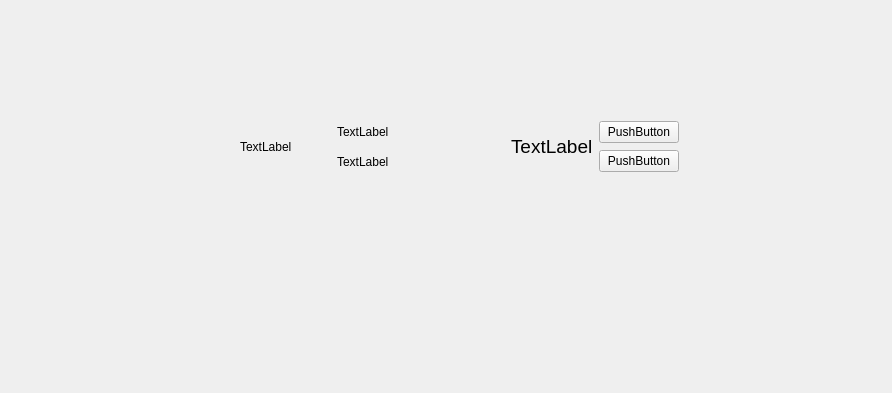
<?xml version="1.0" encoding="UTF-8"?>
<ui version="4.0">
 <class>BookCardWidget</class>
 <widget class="QWidget" name="BookCardWidget">
  <property name="geometry">
   <rect>
    <x>0</x>
    <y>0</y>
    <width>892</width>
    <height>393</height>
   </rect>
  </property>
  <property name="windowTitle">
   <string>Form</string>
  </property>
  <widget class="QWidget" name="layoutWidget">
   <property name="geometry">
    <rect>
     <x>240</x>
     <y>120</y>
     <width>439</width>
     <height>53</height>
    </rect>
   </property>
   <layout class="QHBoxLayout" name="horizontalLayout_2">
    <item>
     <layout class="QHBoxLayout" name="horizontalLayout">
      <item>
       <widget class="QLabel" name="coverLabel">
        <property name="text">
         <string>TextLabel</string>
        </property>
       </widget>
      </item>
      <item>
       <spacer name="horizontalSpacer_2">
        <property name="orientation">
         <enum>Qt::Orientation::Horizontal</enum>
        </property>
        <property name="sizeHint" stdset="0">
         <size>
          <width>40</width>
          <height>20</height>
         </size>
        </property>
       </spacer>
      </item>
      <item>
       <layout class="QVBoxLayout" name="verticalLayout">
        <item>
         <widget class="QLabel" name="titleLabel">
          <property name="text">
           <string>TextLabel</string>
          </property>
         </widget>
        </item>
        <item>
         <widget class="QLabel" name="authorLabel">
          <property name="text">
           <string>TextLabel</string>
          </property>
         </widget>
        </item>
       </layout>
      </item>
      <item>
       <spacer name="horizontalSpacer_4">
        <property name="orientation">
         <enum>Qt::Orientation::Horizontal</enum>
        </property>
        <property name="sizeHint" stdset="0">
         <size>
          <width>40</width>
          <height>20</height>
         </size>
        </property>
       </spacer>
      </item>
      <item>
       <spacer name="horizontalSpacer_3">
        <property name="orientation">
         <enum>Qt::Orientation::Horizontal</enum>
        </property>
        <property name="sizeHint" stdset="0">
         <size>
          <width>40</width>
          <height>20</height>
         </size>
        </property>
       </spacer>
      </item>
      <item>
       <spacer name="horizontalSpacer">
        <property name="orientation">
         <enum>Qt::Orientation::Horizontal</enum>
        </property>
        <property name="sizeHint" stdset="0">
         <size>
          <width>40</width>
          <height>20</height>
         </size>
        </property>
       </spacer>
      </item>
      <item>
       <widget class="QLabel" name="priceLabel">
        <property name="font">
         <font>
          <pointsize>14</pointsize>
         </font>
        </property>
        <property name="text">
         <string>TextLabel</string>
        </property>
       </widget>
      </item>
     </layout>
    </item>
    <item>
     <layout class="QVBoxLayout" name="verticalLayout_2">
      <item>
       <widget class="QPushButton" name="detailsButton">
        <property name="text">
         <string>PushButton</string>
        </property>
       </widget>
      </item>
      <item>
       <widget class="QPushButton" name="buyButton">
        <property name="text">
         <string>PushButton</string>
        </property>
       </widget>
      </item>
     </layout>
    </item>
   </layout>
  </widget>
 </widget>
 <resources/>
 <connections/>
</ui>
